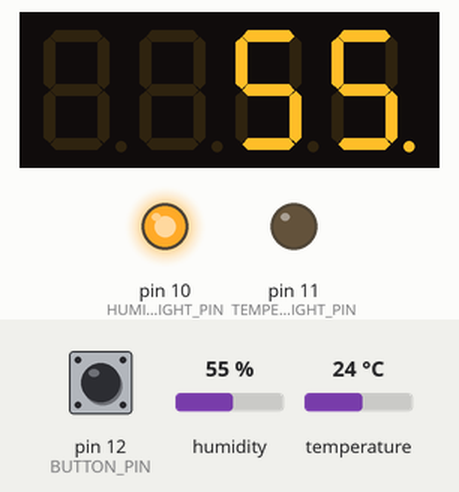
Bench run of a sketch on a simulated Arduino Uno, built with avr-gcc and run on an emulated ATmega328P. On the bench: 4-digit seven-segment display, output pins drawn as LEDs (lit = HIGH). The test bench sets the inputs (shaded band); at power-on: pin 12 (BUTTON_PIN) LOW, temperature 24 °C, humidity 55 %. What the sketch prints to the serial monitor is not drawn.

Above: at 1.7 s.
1.8 s: pin 12 (BUTTON_PIN) pulled HIGH for 0.15 s
At 2.4 s:
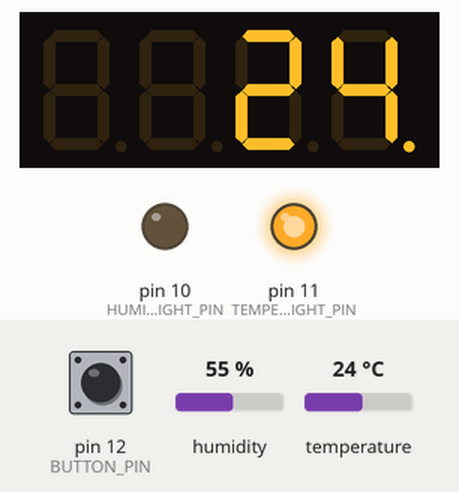
3.4 s: temperature set to 12 °C
At 5.7 s:
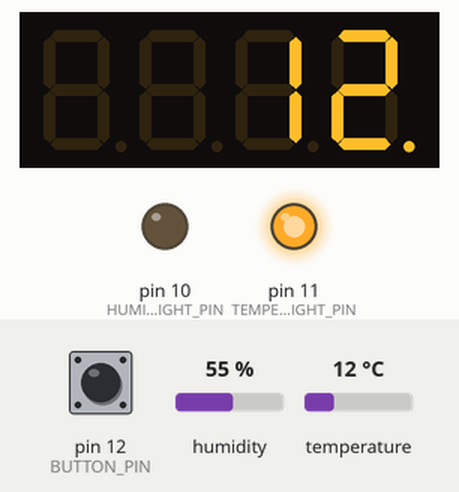
6.6 s: temperature set to 19 °C
At 10.5 s:
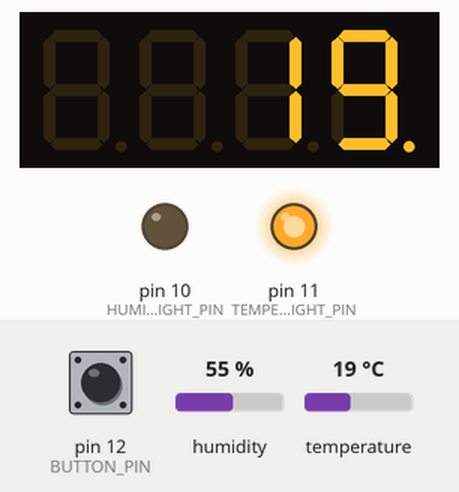
11.1 s: temperature set to 33 °C
At 15.1 s:
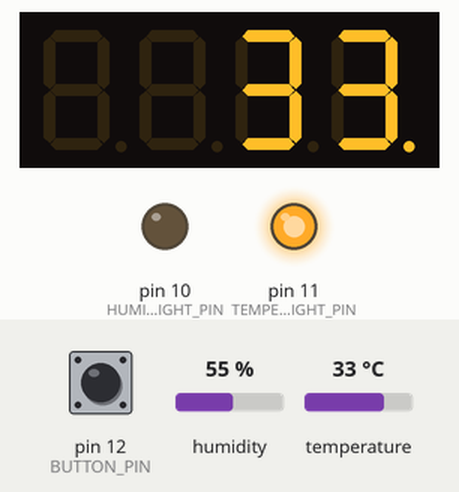
15.6 s: pin 12 (BUTTON_PIN) pulled HIGH for 1 s
At 16.5 s:
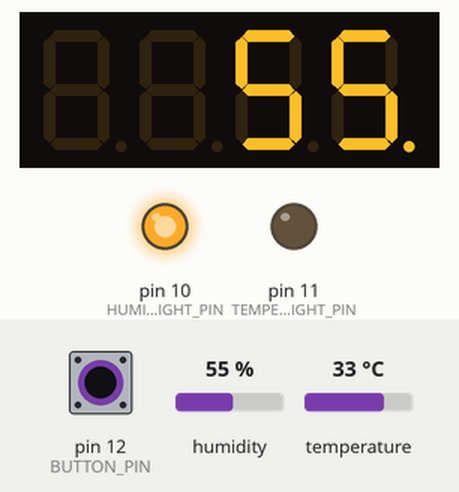
18.1 s: humidity set to 22 %
At 19.0 s:
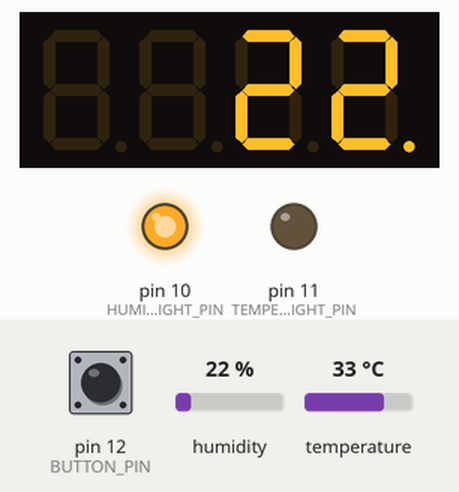
Timing chart, 0 to 21.1 s (numbered marks = the images above; inputs shaded):
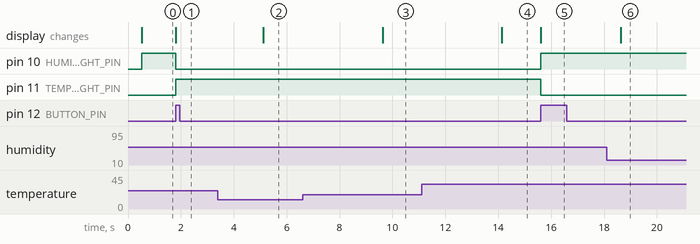

Measured:
- after the input at 1.8 s, pin 10 (HUMIDITY_LIGHT_PIN): HIGH → LOW at once; pin 11 (TEMPERATURE_LIGHT_PIN): LOW → HIGH at once; the display: changes at once (image 1)
- after the input at 3.4 s, the display: changes after 1.7 s (image 2)
- after the input at 6.6 s, the display: changes after 3.0 s (image 3)
- after the input at 11.1 s, the display: changes after 3.0 s (image 4)
- after the input at 15.6 s, pin 10 (HUMIDITY_LIGHT_PIN): LOW → HIGH at once; pin 11 (TEMPERATURE_LIGHT_PIN): HIGH → LOW at once; the display: changes at once (image 5)
- after the input at 18.1 s, the display: changes after 0.54 s (image 6)

The sketch:

weatherinfocode.ino
```cpp
// (licence header left out)
#include <DHT11.h>
#include <SevSeg.h>

// Declare what pins the components connect to
const int SENSOR_PIN = 13;
const int BUTTON_PIN = 12;

const int TEMPERATURE_LIGHT_PIN = 11;
const int HUMIDITY_LIGHT_PIN = 10;

const int DIGIT_ONE = 7;
const int DIGIT_TWO = 6;
const int DIGIT_THREE = 5;
const int DIGIT_FOUR = 4;
const int SEGMENT_A = 53;
const int SEGMENT_B = 52;
const int SEGMENT_C = 50;
const int SEGMENT_D = 48;
const int SEGMENT_E = 46;
const int SEGMENT_F = 44;
const int SEGMENT_G = 42;
const int SEGMENT_DOT = 40;

// Logic variables
int timer = 0; //How many repeats since last read the sensor
const int READ_SENSOR_WHEN = 10000;
int temperature;
int humidity;
int output; // What will be displayed on the screen
bool mode = 0;
bool pressingButton = 0; // Makes switching modes easier for the user
/*
*	temperature mode = 1
*	humidity mode = 0
*/

// Name and start libraries.
DHT11 sensor(SENSOR_PIN);
SevSeg screen;
void setupScreen() {
	byte numDigits = 4;
	byte digitPins[] = {
		DIGIT_ONE,
		DIGIT_TWO,
		DIGIT_THREE,
		DIGIT_FOUR
	};
	byte segmentPins[] = {
		SEGMENT_A,
		SEGMENT_B,
		SEGMENT_C,
		SEGMENT_D,
		SEGMENT_E,
		SEGMENT_F,
		SEGMENT_G,
		SEGMENT_DOT
	};
	screen.begin(COMMON_CATHODE, numDigits, digitPins, segmentPins);
}

// Define important functions
void updateScreen(int number) {
	screen.setNumber(number, 0);
	screen.refreshDisplay();
}

void readSensor() {
    /* Reads information from the sensor and stores it in these variables:
    * results: stores the error code, if any (otherwise it stores "0" to say theres no errors)
    * temperature: stores temperature
    * humidity: stores humidity
    */
    int results = sensor.readTemperatureHumidity(temperature, humidity);
    if (results != 0) {
      // Prints the error code to the serial monitor
      Serial.println(DHT11::getErrorString(results));
    }
}

void pressButton() {
  if (digitalRead(BUTTON_PIN) & !pressingButton) {
    mode = !mode;
    pressingButton = 1;
  }
  if (!digitalRead(BUTTON_PIN)) {
    pressingButton = 0;
  }
}

void setup() {
  Serial.begin(9600); //Optional, adds shell to print debug messages in
  Serial.println("Hello world"); //Optional, example message
  setupScreen();

  // Setup lights
  pinMode(TEMPERATURE_LIGHT_PIN, OUTPUT);
  pinMode(HUMIDITY_LIGHT_PIN, OUTPUT);

  // Setup button
  pinMode(BUTTON_PIN, INPUT);

  // The sensor has already been set up on line 38

  // Initial temperature read
  readSensor();
}

void loop() {

  pressButton(); // Changes mode

  // Determine output based on mode
  if (mode) {
    output = temperature;
  } else {
    output = humidity;
  }

  /* Determine whether to show information on
  the display or read the sensor */
  timer++;
  if (timer < READ_SENSOR_WHEN) {
    // Show information on the display
    updateScreen(output);
    digitalWrite(TEMPERATURE_LIGHT_PIN, mode);
    digitalWrite(HUMIDITY_LIGHT_PIN, !mode); // Opposite of temp light
  }
  else {
    timer = 0; // Resets the timer, to loop again
    readSensor();
  }
}
```
